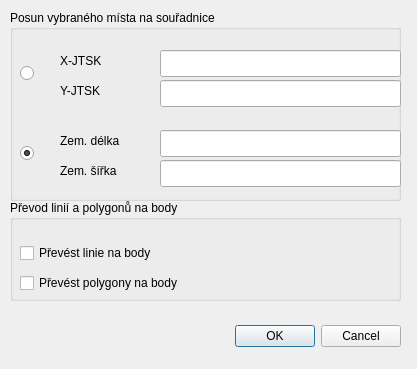
<?xml version="1.0" encoding="UTF-8"?>
<ui version="4.0">
 <class>Dialog</class>
 <widget class="QDialog" name="Dialog">
  <property name="geometry">
   <rect>
    <x>0</x>
    <y>0</y>
    <width>417</width>
    <height>369</height>
   </rect>
  </property>
  <property name="windowTitle">
   <string>Místa</string>
  </property>
  <widget class="QDialogButtonBox" name="buttonBox">
   <property name="geometry">
    <rect>
     <x>60</x>
     <y>320</y>
     <width>341</width>
     <height>32</height>
    </rect>
   </property>
   <property name="orientation">
    <enum>Qt::Horizontal</enum>
   </property>
   <property name="standardButtons">
    <set>QDialogButtonBox::Cancel|QDialogButtonBox::Ok</set>
   </property>
  </widget>
  <widget class="QGroupBox" name="groupBoxMove">
   <property name="geometry">
    <rect>
     <x>10</x>
     <y>10</y>
     <width>391</width>
     <height>191</height>
    </rect>
   </property>
   <property name="title">
    <string>Posun vybraného místa na souřadnice</string>
   </property>
   <widget class="QLineEdit" name="lineEditX">
    <property name="geometry">
     <rect>
      <x>150</x>
      <y>40</y>
      <width>241</width>
      <height>27</height>
     </rect>
    </property>
   </widget>
   <widget class="QLineEdit" name="lineEditY">
    <property name="geometry">
     <rect>
      <x>150</x>
      <y>70</y>
      <width>241</width>
      <height>27</height>
     </rect>
    </property>
   </widget>
   <widget class="QLabel" name="labelLon">
    <property name="geometry">
     <rect>
      <x>50</x>
      <y>120</y>
      <width>91</width>
      <height>21</height>
     </rect>
    </property>
    <property name="text">
     <string>Zem. délka</string>
    </property>
   </widget>
   <widget class="QRadioButton" name="radioButtonWGS">
    <property name="geometry">
     <rect>
      <x>10</x>
      <y>130</y>
      <width>21</width>
      <height>26</height>
     </rect>
    </property>
    <property name="text">
     <string/>
    </property>
    <property name="checked">
     <bool>true</bool>
    </property>
   </widget>
   <widget class="QLineEdit" name="lineEditLon">
    <property name="geometry">
     <rect>
      <x>150</x>
      <y>120</y>
      <width>241</width>
      <height>27</height>
     </rect>
    </property>
   </widget>
   <widget class="QRadioButton" name="radioButtonJTSK">
    <property name="geometry">
     <rect>
      <x>10</x>
      <y>50</y>
      <width>21</width>
      <height>26</height>
     </rect>
    </property>
    <property name="text">
     <string/>
    </property>
    <property name="checked">
     <bool>false</bool>
    </property>
   </widget>
   <widget class="QLabel" name="labelX_JTSK">
    <property name="geometry">
     <rect>
      <x>50</x>
      <y>40</y>
      <width>77</width>
      <height>21</height>
     </rect>
    </property>
    <property name="text">
     <string>X-JTSK</string>
    </property>
   </widget>
   <widget class="QLabel" name="labelY_JTSK">
    <property name="geometry">
     <rect>
      <x>50</x>
      <y>70</y>
      <width>77</width>
      <height>21</height>
     </rect>
    </property>
    <property name="text">
     <string>Y-JTSK</string>
    </property>
   </widget>
   <widget class="QLabel" name="labelLat">
    <property name="geometry">
     <rect>
      <x>50</x>
      <y>150</y>
      <width>91</width>
      <height>21</height>
     </rect>
    </property>
    <property name="text">
     <string>Zem. šířka</string>
    </property>
   </widget>
   <widget class="QLineEdit" name="lineEditLat">
    <property name="geometry">
     <rect>
      <x>150</x>
      <y>150</y>
      <width>241</width>
      <height>27</height>
     </rect>
    </property>
   </widget>
  </widget>
  <widget class="QGroupBox" name="groupBoxConvert">
   <property name="geometry">
    <rect>
     <x>10</x>
     <y>200</y>
     <width>391</width>
     <height>101</height>
    </rect>
   </property>
   <property name="title">
    <string>Převod linií a polygonů na body</string>
   </property>
   <widget class="QCheckBox" name="checkBoxLine">
    <property name="geometry">
     <rect>
      <x>10</x>
      <y>40</y>
      <width>381</width>
      <height>26</height>
     </rect>
    </property>
    <property name="text">
     <string>Převést linie na body</string>
    </property>
   </widget>
   <widget class="QCheckBox" name="checkBoxPolygon">
    <property name="geometry">
     <rect>
      <x>10</x>
      <y>70</y>
      <width>381</width>
      <height>26</height>
     </rect>
    </property>
    <property name="text">
     <string>Převést polygony na body</string>
    </property>
   </widget>
  </widget>
 </widget>
 <resources/>
 <connections>
  <connection>
   <sender>buttonBox</sender>
   <signal>accepted()</signal>
   <receiver>Dialog</receiver>
   <slot>accept()</slot>
   <hints>
    <hint type="sourcelabel">
     <x>248</x>
     <y>254</y>
    </hint>
    <hint type="destinationlabel">
     <x>157</x>
     <y>274</y>
    </hint>
   </hints>
  </connection>
  <connection>
   <sender>buttonBox</sender>
   <signal>rejected()</signal>
   <receiver>Dialog</receiver>
   <slot>reject()</slot>
   <hints>
    <hint type="sourcelabel">
     <x>316</x>
     <y>260</y>
    </hint>
    <hint type="destinationlabel">
     <x>286</x>
     <y>274</y>
    </hint>
   </hints>
  </connection>
 </connections>
</ui>
